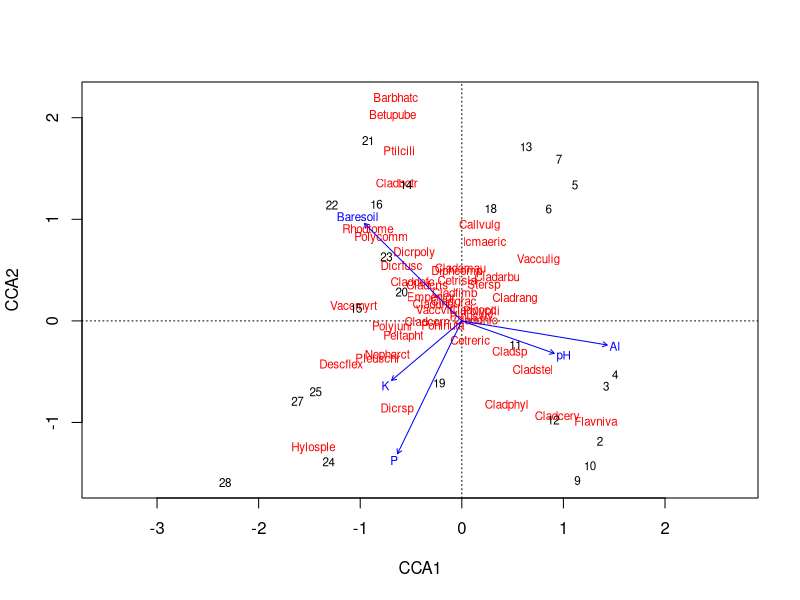

Reproduce this figure in R.
## ---- chunk 1
library(vegan)
data("varespec")
data("varechem")
varespec_cca <- cca(varespec ~ K + P + Al + pH + Baresoil, data=varechem)
knitr::opts_chunk$set(echo = TRUE)
## ---- chunk 2
plot(varespec_cca)
## ---- chunk 3
anova(varespec_cca)
## ---- chunk 4
anova(varespec_cca, by="axis")
## ---- chunk 5
anova(varespec_cca, by="margin")
## ---- chunk 6
# Create full ordination with all the explanatory variables, using the ~ .
# syntax to save you having to type the names of all 14 variables separately
varespec_bigcca <- cca(varespec ~ . , data=varechem)
varespec_mincca <- ordistep(varespec_bigcca)
## ---- chunk 7
anova(varespec_mincca, by="margin")
## ---- chunk 8
# Create full ordination with all the explanatory variables, using the ~ .
# syntax to save you having to type the names of all 14 variables separately
varespec_bigcca <- cca(varespec ~ . , data=varechem)
varespec_mincca <- ordistep(varespec_bigcca)
